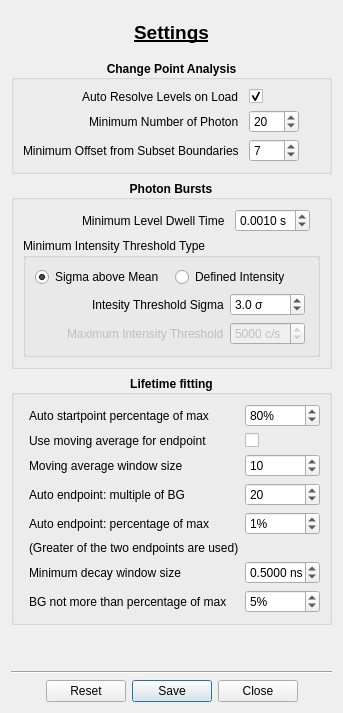
<?xml version="1.0" encoding="UTF-8"?>
<ui version="4.0">
 <class>Form</class>
 <widget class="QWidget" name="Form">
  <property name="windowModality">
   <enum>Qt::ApplicationModal</enum>
  </property>
  <property name="geometry">
   <rect>
    <x>0</x>
    <y>0</y>
    <width>350</width>
    <height>635</height>
   </rect>
  </property>
  <property name="minimumSize">
   <size>
    <width>350</width>
    <height>420</height>
   </size>
  </property>
  <property name="windowTitle">
   <string>Full SMS Settings</string>
  </property>
  <layout class="QVBoxLayout" name="verticalLayout">
   <property name="sizeConstraint">
    <enum>QLayout::SetFixedSize</enum>
   </property>
   <item>
    <spacer name="verticalSpacer_2">
     <property name="orientation">
      <enum>Qt::Vertical</enum>
     </property>
     <property name="sizeType">
      <enum>QSizePolicy::Fixed</enum>
     </property>
     <property name="sizeHint" stdset="0">
      <size>
       <width>20</width>
       <height>10</height>
      </size>
     </property>
    </spacer>
   </item>
   <item>
    <widget class="QLabel" name="label">
     <property name="font">
      <font>
       <pointsize>14</pointsize>
       <weight>75</weight>
       <bold>true</bold>
       <underline>true</underline>
      </font>
     </property>
     <property name="text">
      <string>Settings</string>
     </property>
     <property name="alignment">
      <set>Qt::AlignCenter</set>
     </property>
    </widget>
   </item>
   <item>
    <spacer name="verticalSpacer_3">
     <property name="orientation">
      <enum>Qt::Vertical</enum>
     </property>
     <property name="sizeType">
      <enum>QSizePolicy::Fixed</enum>
     </property>
     <property name="sizeHint" stdset="0">
      <size>
       <width>20</width>
       <height>10</height>
      </size>
     </property>
    </spacer>
   </item>
   <item>
    <widget class="QGroupBox" name="groupBox_2">
     <property name="font">
      <font>
       <weight>75</weight>
       <bold>true</bold>
      </font>
     </property>
     <property name="title">
      <string>Change Point Analysis</string>
     </property>
     <property name="alignment">
      <set>Qt::AlignCenter</set>
     </property>
     <layout class="QFormLayout" name="formLayout_3">
      <property name="labelAlignment">
       <set>Qt::AlignRight|Qt::AlignTrailing|Qt::AlignVCenter</set>
      </property>
      <property name="formAlignment">
       <set>Qt::AlignRight|Qt::AlignTop|Qt::AlignTrailing</set>
      </property>
      <property name="horizontalSpacing">
       <number>10</number>
      </property>
      <property name="rightMargin">
       <number>30</number>
      </property>
      <item row="1" column="0">
       <widget class="QLabel" name="label_3">
        <property name="font">
         <font>
          <weight>50</weight>
          <bold>false</bold>
         </font>
        </property>
        <property name="text">
         <string>Minimum Number of Photon</string>
        </property>
       </widget>
      </item>
      <item row="1" column="1">
       <widget class="QSpinBox" name="spbCPA_min_num_photons">
        <property name="maximumSize">
         <size>
          <width>50</width>
          <height>16777215</height>
         </size>
        </property>
        <property name="font">
         <font>
          <weight>50</weight>
          <bold>false</bold>
         </font>
        </property>
        <property name="minimum">
         <number>5</number>
        </property>
        <property name="maximum">
         <number>100</number>
        </property>
        <property name="value">
         <number>20</number>
        </property>
       </widget>
      </item>
      <item row="2" column="0">
       <widget class="QLabel" name="label_4">
        <property name="font">
         <font>
          <weight>50</weight>
          <bold>false</bold>
         </font>
        </property>
        <property name="text">
         <string>Minimum Offset from Subset Boundaries</string>
        </property>
       </widget>
      </item>
      <item row="2" column="1">
       <widget class="QSpinBox" name="spbCPA_min_boundary_off">
        <property name="maximumSize">
         <size>
          <width>50</width>
          <height>16777215</height>
         </size>
        </property>
        <property name="font">
         <font>
          <weight>50</weight>
          <bold>false</bold>
         </font>
        </property>
        <property name="minimum">
         <number>0</number>
        </property>
        <property name="maximum">
         <number>20</number>
        </property>
        <property name="value">
         <number>7</number>
        </property>
       </widget>
      </item>
      <item row="0" column="1">
       <widget class="QCheckBox" name="chbAutoResolveLevels">
        <property name="text">
         <string/>
        </property>
        <property name="checked">
         <bool>true</bool>
        </property>
       </widget>
      </item>
      <item row="0" column="0">
       <widget class="QLabel" name="label_14">
        <property name="font">
         <font>
          <weight>50</weight>
          <bold>false</bold>
         </font>
        </property>
        <property name="text">
         <string>Auto Resolve Levels on Load</string>
        </property>
       </widget>
      </item>
     </layout>
    </widget>
   </item>
   <item>
    <widget class="QGroupBox" name="groupBox">
     <property name="font">
      <font>
       <weight>75</weight>
       <bold>true</bold>
      </font>
     </property>
     <property name="title">
      <string>Photon Bursts</string>
     </property>
     <property name="alignment">
      <set>Qt::AlignCenter</set>
     </property>
     <property name="checkable">
      <bool>false</bool>
     </property>
     <layout class="QVBoxLayout" name="verticalLayout_2">
      <item>
       <layout class="QFormLayout" name="formLayout_2">
        <property name="labelAlignment">
         <set>Qt::AlignRight|Qt::AlignTrailing|Qt::AlignVCenter</set>
        </property>
        <property name="formAlignment">
         <set>Qt::AlignRight|Qt::AlignTop|Qt::AlignTrailing</set>
        </property>
        <property name="horizontalSpacing">
         <number>10</number>
        </property>
        <property name="rightMargin">
         <number>20</number>
        </property>
        <item row="0" column="0">
         <widget class="QLabel" name="label_2">
          <property name="font">
           <font>
            <weight>50</weight>
            <bold>false</bold>
           </font>
          </property>
          <property name="text">
           <string>Minimum Level Dwell Time</string>
          </property>
         </widget>
        </item>
        <item row="0" column="1">
         <widget class="QDoubleSpinBox" name="dsbPB_min_dwell_time">
          <property name="maximumSize">
           <size>
            <width>75</width>
            <height>16777215</height>
           </size>
          </property>
          <property name="font">
           <font>
            <weight>50</weight>
            <bold>false</bold>
           </font>
          </property>
          <property name="suffix">
           <string> s</string>
          </property>
          <property name="decimals">
           <number>4</number>
          </property>
          <property name="minimum">
           <double>0.000100000000000</double>
          </property>
          <property name="maximum">
           <double>0.100000000000000</double>
          </property>
          <property name="singleStep">
           <double>0.000010000000000</double>
          </property>
          <property name="stepType">
           <enum>QAbstractSpinBox::AdaptiveDecimalStepType</enum>
          </property>
          <property name="value">
           <double>0.001000000000000</double>
          </property>
         </widget>
        </item>
       </layout>
      </item>
      <item>
       <widget class="QGroupBox" name="groupBox_3">
        <property name="font">
         <font>
          <weight>50</weight>
          <bold>false</bold>
         </font>
        </property>
        <property name="title">
         <string>Minimum Intensity Threshold Type</string>
        </property>
        <layout class="QVBoxLayout" name="verticalLayout_3">
         <item>
          <layout class="QHBoxLayout" name="horizontalLayout">
           <item>
            <widget class="QRadioButton" name="rdbPB_use_sigma">
             <property name="sizePolicy">
              <sizepolicy hsizetype="MinimumExpanding" vsizetype="Fixed">
               <horstretch>0</horstretch>
               <verstretch>0</verstretch>
              </sizepolicy>
             </property>
             <property name="text">
              <string>Sigma above Mean</string>
             </property>
             <property name="checked">
              <bool>true</bool>
             </property>
            </widget>
           </item>
           <item>
            <widget class="QRadioButton" name="rdbPB_use_defined_int">
             <property name="sizePolicy">
              <sizepolicy hsizetype="MinimumExpanding" vsizetype="Fixed">
               <horstretch>0</horstretch>
               <verstretch>0</verstretch>
              </sizepolicy>
             </property>
             <property name="text">
              <string>Defined Intensity</string>
             </property>
            </widget>
           </item>
          </layout>
         </item>
         <item>
          <layout class="QFormLayout" name="formLayout_4">
           <property name="labelAlignment">
            <set>Qt::AlignRight|Qt::AlignTrailing|Qt::AlignVCenter</set>
           </property>
           <property name="formAlignment">
            <set>Qt::AlignRight|Qt::AlignTop|Qt::AlignTrailing</set>
           </property>
           <property name="rightMargin">
            <number>9</number>
           </property>
           <item row="0" column="0">
            <widget class="QLabel" name="label_6">
             <property name="font">
              <font>
               <weight>50</weight>
               <bold>false</bold>
              </font>
             </property>
             <property name="text">
              <string>Intesity Threshold Sigma</string>
             </property>
            </widget>
           </item>
           <item row="0" column="1">
            <widget class="QDoubleSpinBox" name="dsbPB_sigma_int_thresh">
             <property name="maximumSize">
              <size>
               <width>75</width>
               <height>16777215</height>
              </size>
             </property>
             <property name="font">
              <font>
               <weight>50</weight>
               <bold>false</bold>
              </font>
             </property>
             <property name="suffix">
              <string> σ</string>
             </property>
             <property name="decimals">
              <number>1</number>
             </property>
             <property name="minimum">
              <double>1.000000000000000</double>
             </property>
             <property name="maximum">
              <double>10.000000000000000</double>
             </property>
             <property name="singleStep">
              <double>0.100000000000000</double>
             </property>
             <property name="stepType">
              <enum>QAbstractSpinBox::AdaptiveDecimalStepType</enum>
             </property>
             <property name="value">
              <double>3.000000000000000</double>
             </property>
            </widget>
           </item>
           <item row="1" column="0">
            <widget class="QLabel" name="label_8">
             <property name="enabled">
              <bool>false</bool>
             </property>
             <property name="font">
              <font>
               <weight>50</weight>
               <bold>false</bold>
              </font>
             </property>
             <property name="text">
              <string>Maximum Intensity Threshold</string>
             </property>
            </widget>
           </item>
           <item row="1" column="1">
            <widget class="QSpinBox" name="spbPB_defined_int_thresh">
             <property name="enabled">
              <bool>false</bool>
             </property>
             <property name="maximumSize">
              <size>
               <width>75</width>
               <height>16777215</height>
              </size>
             </property>
             <property name="font">
              <font>
               <weight>50</weight>
               <bold>false</bold>
              </font>
             </property>
             <property name="suffix">
              <string> c/s</string>
             </property>
             <property name="prefix">
              <string/>
             </property>
             <property name="minimum">
              <number>300</number>
             </property>
             <property name="maximum">
              <number>999999999</number>
             </property>
             <property name="singleStep">
              <number>10</number>
             </property>
             <property name="stepType">
              <enum>QAbstractSpinBox::DefaultStepType</enum>
             </property>
             <property name="value">
              <number>5000</number>
             </property>
            </widget>
           </item>
          </layout>
         </item>
        </layout>
       </widget>
      </item>
     </layout>
    </widget>
   </item>
   <item>
    <widget class="QGroupBox" name="groupBox_4">
     <property name="font">
      <font>
       <weight>75</weight>
       <bold>true</bold>
      </font>
     </property>
     <property name="title">
      <string>Lifetime fitting</string>
     </property>
     <property name="alignment">
      <set>Qt::AlignCenter</set>
     </property>
     <layout class="QFormLayout" name="formLayout">
      <item row="0" column="1">
       <layout class="QFormLayout" name="formLayout_5">
        <item row="0" column="0">
         <widget class="QLabel" name="label_5">
          <property name="font">
           <font>
            <weight>50</weight>
            <bold>false</bold>
           </font>
          </property>
          <property name="text">
           <string>Auto startpoint percentage of max</string>
          </property>
         </widget>
        </item>
        <item row="0" column="1">
         <widget class="QSpinBox" name="spb_start_percent">
          <property name="font">
           <font>
            <weight>50</weight>
            <bold>false</bold>
           </font>
          </property>
          <property name="suffix">
           <string>%</string>
          </property>
          <property name="value">
           <number>80</number>
          </property>
         </widget>
        </item>
        <item row="1" column="0">
         <widget class="QLabel" name="useMovingAverageForEndpointLabel">
          <property name="font">
           <font>
            <weight>50</weight>
            <bold>false</bold>
           </font>
          </property>
          <property name="text">
           <string>Use moving average for endpoint</string>
          </property>
         </widget>
        </item>
        <item row="1" column="1">
         <widget class="QCheckBox" name="chb_use_moving_avg">
          <property name="font">
           <font>
            <weight>50</weight>
            <bold>false</bold>
           </font>
          </property>
          <property name="text">
           <string/>
          </property>
         </widget>
        </item>
        <item row="3" column="0">
         <widget class="QLabel" name="label_7">
          <property name="font">
           <font>
            <weight>50</weight>
            <bold>false</bold>
           </font>
          </property>
          <property name="text">
           <string>Auto endpoint: multiple of BG</string>
          </property>
         </widget>
        </item>
        <item row="3" column="1">
         <widget class="QSpinBox" name="spb_end_multiple">
          <property name="font">
           <font>
            <weight>50</weight>
            <bold>false</bold>
           </font>
          </property>
          <property name="value">
           <number>20</number>
          </property>
         </widget>
        </item>
        <item row="4" column="0">
         <widget class="QLabel" name="label_9">
          <property name="font">
           <font>
            <weight>50</weight>
            <bold>false</bold>
           </font>
          </property>
          <property name="text">
           <string>Auto endpoint: percentage of max</string>
          </property>
         </widget>
        </item>
        <item row="4" column="1">
         <widget class="QSpinBox" name="spb_end_percent">
          <property name="font">
           <font>
            <weight>50</weight>
            <bold>false</bold>
           </font>
          </property>
          <property name="suffix">
           <string>%</string>
          </property>
          <property name="maximum">
           <number>10</number>
          </property>
          <property name="value">
           <number>1</number>
          </property>
         </widget>
        </item>
        <item row="5" column="0">
         <widget class="QLabel" name="label_11">
          <property name="font">
           <font>
            <weight>50</weight>
            <bold>false</bold>
           </font>
          </property>
          <property name="text">
           <string>(Greater of the two endpoints are used)</string>
          </property>
         </widget>
        </item>
        <item row="7" column="0">
         <widget class="QLabel" name="label_10">
          <property name="font">
           <font>
            <weight>50</weight>
            <bold>false</bold>
           </font>
          </property>
          <property name="text">
           <string>BG not more than percentage of max</string>
          </property>
         </widget>
        </item>
        <item row="7" column="1">
         <widget class="QSpinBox" name="spb_bg_percent">
          <property name="font">
           <font>
            <weight>50</weight>
            <bold>false</bold>
           </font>
          </property>
          <property name="suffix">
           <string>%</string>
          </property>
          <property name="maximum">
           <number>20</number>
          </property>
          <property name="value">
           <number>5</number>
          </property>
         </widget>
        </item>
        <item row="2" column="1">
         <widget class="QSpinBox" name="spb_moving_avg_window">
          <property name="font">
           <font>
            <weight>50</weight>
            <bold>false</bold>
           </font>
          </property>
          <property name="value">
           <number>10</number>
          </property>
         </widget>
        </item>
        <item row="2" column="0">
         <widget class="QLabel" name="label_12">
          <property name="font">
           <font>
            <weight>50</weight>
            <bold>false</bold>
           </font>
          </property>
          <property name="text">
           <string>Moving average window size</string>
          </property>
         </widget>
        </item>
        <item row="6" column="1">
         <widget class="QDoubleSpinBox" name="dsb_minimum_decay_window">
          <property name="maximumSize">
           <size>
            <width>75</width>
            <height>16777215</height>
           </size>
          </property>
          <property name="font">
           <font>
            <weight>50</weight>
            <bold>false</bold>
           </font>
          </property>
          <property name="suffix">
           <string> ns</string>
          </property>
          <property name="decimals">
           <number>4</number>
          </property>
          <property name="minimum">
           <double>0.001000000000000</double>
          </property>
          <property name="maximum">
           <double>10.000000000000000</double>
          </property>
          <property name="singleStep">
           <double>0.001000000000000</double>
          </property>
          <property name="stepType">
           <enum>QAbstractSpinBox::AdaptiveDecimalStepType</enum>
          </property>
          <property name="value">
           <double>0.500000000000000</double>
          </property>
         </widget>
        </item>
        <item row="6" column="0">
         <widget class="QLabel" name="label_13">
          <property name="font">
           <font>
            <weight>50</weight>
            <bold>false</bold>
           </font>
          </property>
          <property name="text">
           <string>Minimum decay window size</string>
          </property>
         </widget>
        </item>
       </layout>
      </item>
     </layout>
    </widget>
   </item>
   <item>
    <spacer name="verticalSpacer">
     <property name="orientation">
      <enum>Qt::Vertical</enum>
     </property>
     <property name="sizeHint" stdset="0">
      <size>
       <width>20</width>
       <height>40</height>
      </size>
     </property>
    </spacer>
   </item>
   <item>
    <widget class="Line" name="line_2">
     <property name="orientation">
      <enum>Qt::Horizontal</enum>
     </property>
    </widget>
   </item>
   <item>
    <widget class="QDialogButtonBox" name="buttonBox">
     <property name="standardButtons">
      <set>QDialogButtonBox::Close|QDialogButtonBox::Reset|QDialogButtonBox::Save</set>
     </property>
     <property name="centerButtons">
      <bool>true</bool>
     </property>
    </widget>
   </item>
  </layout>
 </widget>
 <resources/>
 <connections/>
</ui>
